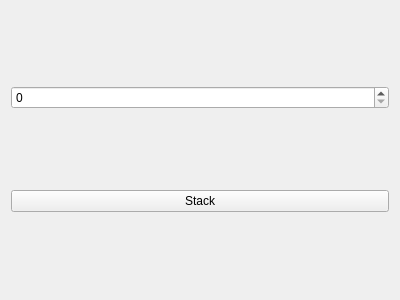
<?xml version="1.0" encoding="UTF-8"?>
<ui version="4.0">
 <class>StackerPanel</class>
 <widget class="QWidget" name="StackerPanel">
  <property name="geometry">
   <rect>
    <x>0</x>
    <y>0</y>
    <width>400</width>
    <height>300</height>
   </rect>
  </property>
  <property name="windowTitle">
   <string>Form</string>
  </property>
  <layout class="QVBoxLayout" name="verticalLayout">
   <item>
    <widget class="QSpinBox" name="spinBox"/>
   </item>
   <item>
    <widget class="QPushButton" name="stackButton">
     <property name="text">
      <string>Stack</string>
     </property>
    </widget>
   </item>
  </layout>
 </widget>
 <resources/>
 <connections/>
</ui>
